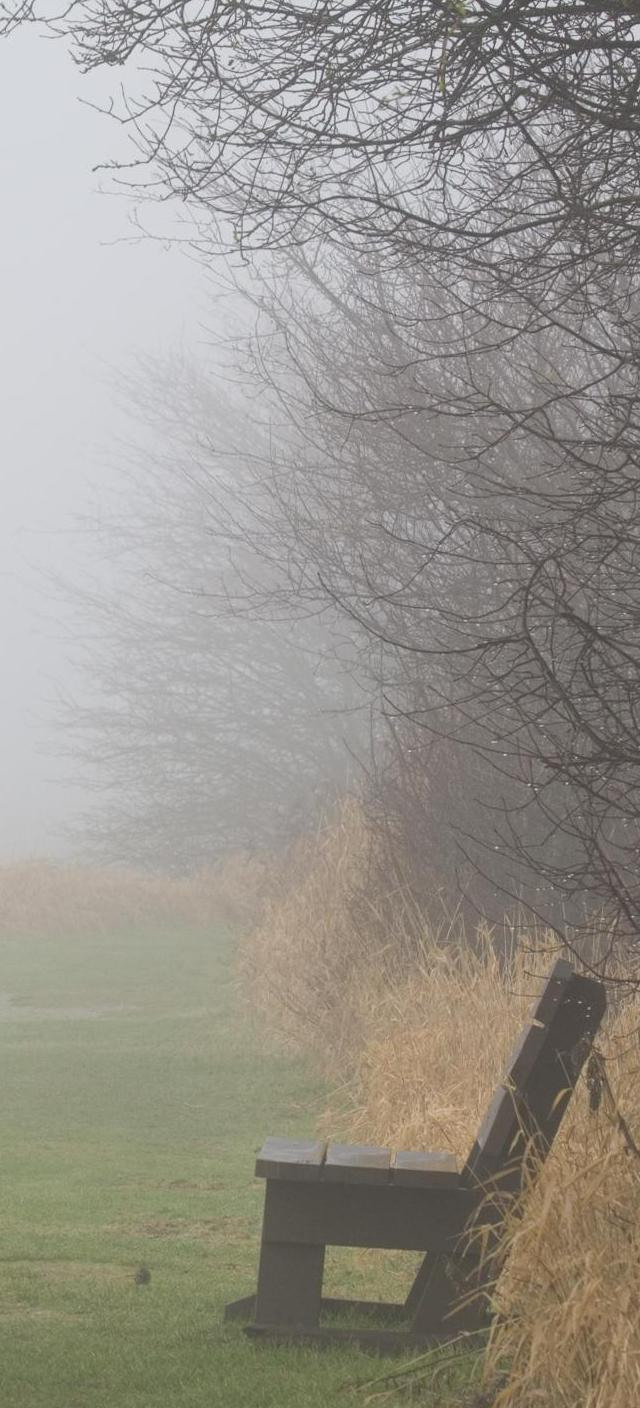
%> input picture 雾天图像/bench_original.jpg, 640 x 1408 px
$ octave Retinex.m   (GNU Octave 9; MATLAB toolbox functions it lacks are replaced by stand-ins)
%> lines starting %> are read from the running program, lines starting %| are printed output that depends on the picture
I = imread('C:\Users\14766\Desktop\雾天图像\bench_original.jpg');
%> I is the input picture: size 1408x640x3 uint8; mean R, G, B 151.5, 147.9, 140

R = I(:, :, 1);
[N1, M1] = size(R);
R0 = double(R);
Rlog = log(R0+1);
Rfft2 = fft2(R0);

sigma = 250;
F = fspecial('gaussian', [N1,M1], sigma);
Efft = fft2(double(F));

DR0 = Rfft2.* Efft;
DR = ifft2(DR0);

DRlog = log(DR +1);
Rr = Rlog - DRlog;
EXPRr = exp(Rr);
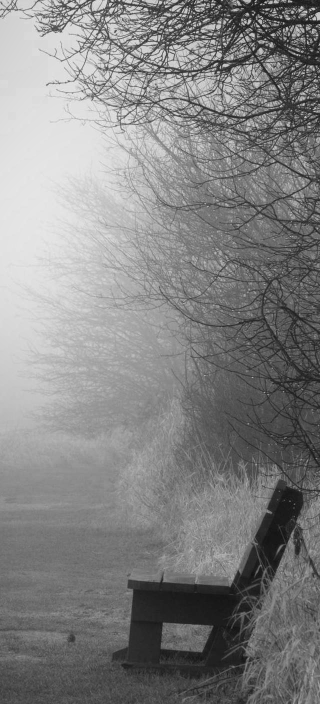
%> EXPRr: size 1408x640 double (shown at 1/2 size); min 0.348, max 1.62, mean 1.01; drawn with min black and max white
MIN = min(min(EXPRr));
%> MIN = 0.348
MAX = max(max(EXPRr));
%> MAX = 1.62
EXPRr = (EXPRr - MIN)/(MAX - MIN);
EXPRr = adapthisteq(EXPRr);

G = I(:, :, 2);

G0 = double(G);
Glog = log(G0+1);
Gfft2 = fft2(G0);

DG0 = Gfft2.* Efft;
DG = ifft2(DG0);

DGlog = log(DG +1);
Gg = Glog - DGlog;
EXPGg = exp(Gg);
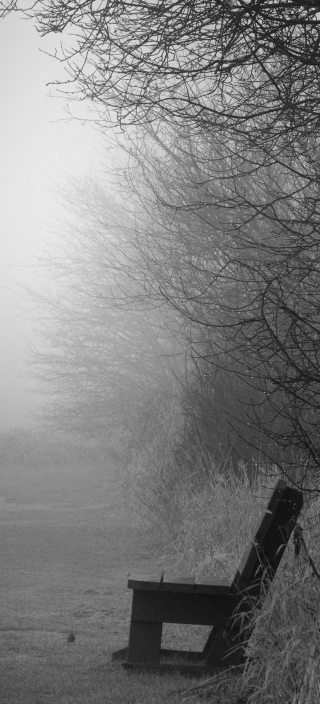
%> EXPGg: size 1408x640 double (shown at 1/2 size); min 0.35, max 1.69, mean 1.01; drawn with min black and max white
MIN = min(min(EXPGg));
%> MIN = 0.35
MAX = max(max(EXPGg));
%> MAX = 1.69
EXPGg = (EXPGg - MIN)/(MAX - MIN);
EXPGg = adapthisteq(EXPGg);

B = I(:, :, 3);

B0 = double(B);
Blog = log(B0+1);
Bfft2 = fft2(B0);

DB0 = Bfft2.* Efft;
DB = ifft2(DB0);

DBlog = log(DB+1);
Bb = Blog - DBlog;
EXPBb = exp(Bb);
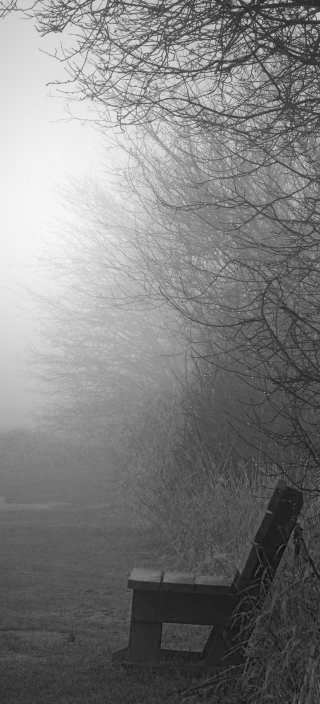
%> EXPBb: size 1408x640 double (shown at 1/2 size); min 0.221, max 1.87, mean 1.03; drawn with min black and max white
MIN = min(min(EXPBb));
%> MIN = 0.221
MAX = max(max(EXPBb));
%> MAX = 1.87
EXPBb = (EXPBb - MIN)/(MAX - MIN);
EXPBb = adapthisteq(EXPBb);

result = cat(3, EXPRr, EXPGg, EXPBb);
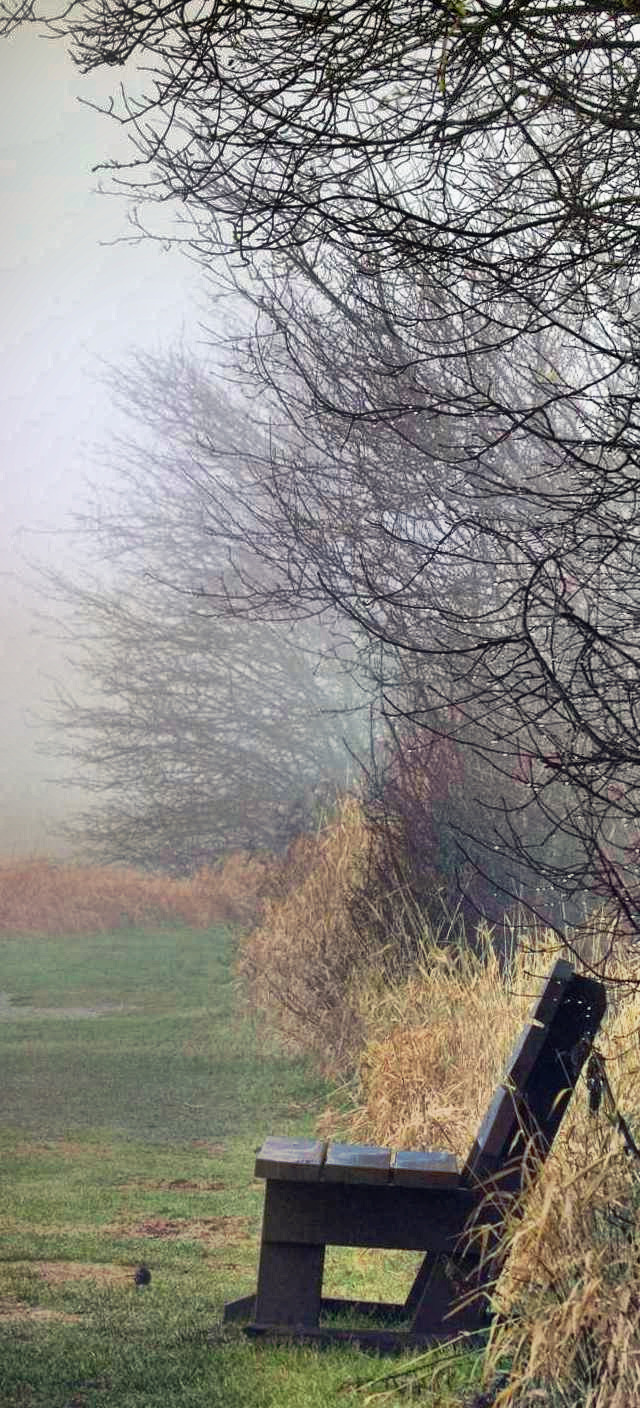
%> result: size 1408x640x3 double; mean R, G, B 0.534, 0.523, 0.5
subplot(121), imshow(I);
subplot(122), imshow(result);

$ run again, with 雾天图像/cones_original.jpg copied over 雾天图像/bench_original.jpg
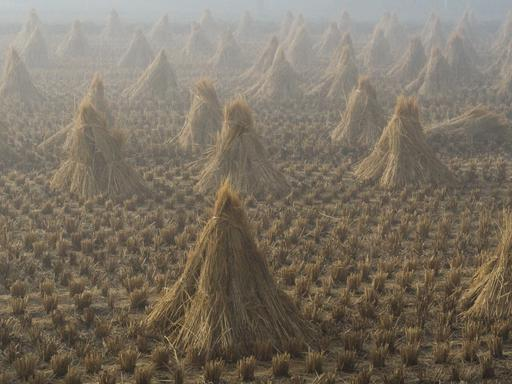
%> input picture 雾天图像/cones_original.jpg, 512 x 384 px
%> I is the input picture: size 384x512x3 uint8; mean R, G, B 122.9, 113.2, 98.8
%> `MIN = min(min(EXPRr));`: MIN = 0.208
%> `MAX = max(max(EXPRr));`: MAX = 1.85
%> `EXPGg = exp(Gg);`:
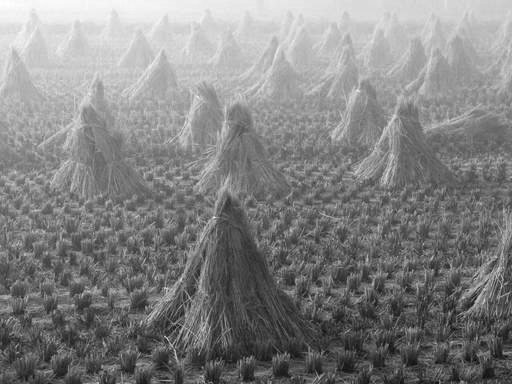
%> EXPGg: size 384x512 double; min 0.157, max 1.8, mean 1; drawn with min black and max white
%> `MIN = min(min(EXPGg));`: MIN = 0.157
%> `MAX = max(max(EXPGg));`: MAX = 1.8
%> `MIN = min(min(EXPBb));`: MIN = 0.00989
%> `MAX = max(max(EXPBb));`: MAX = 2.11
%> `result = cat(3, EXPRr, EXPGg, EXPBb);`:
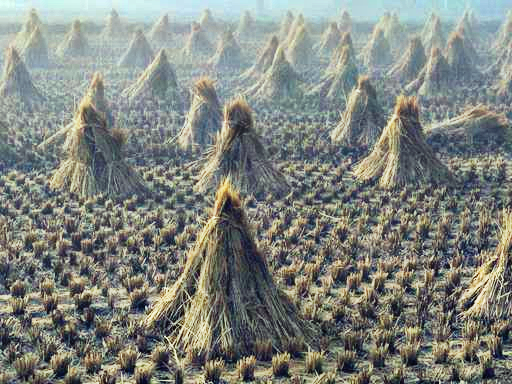
%> result: size 384x512x3 double; mean R, G, B 0.505, 0.523, 0.498

$ run again, with 雾天图像/dubai_original.jpg copied over 雾天图像/bench_original.jpg
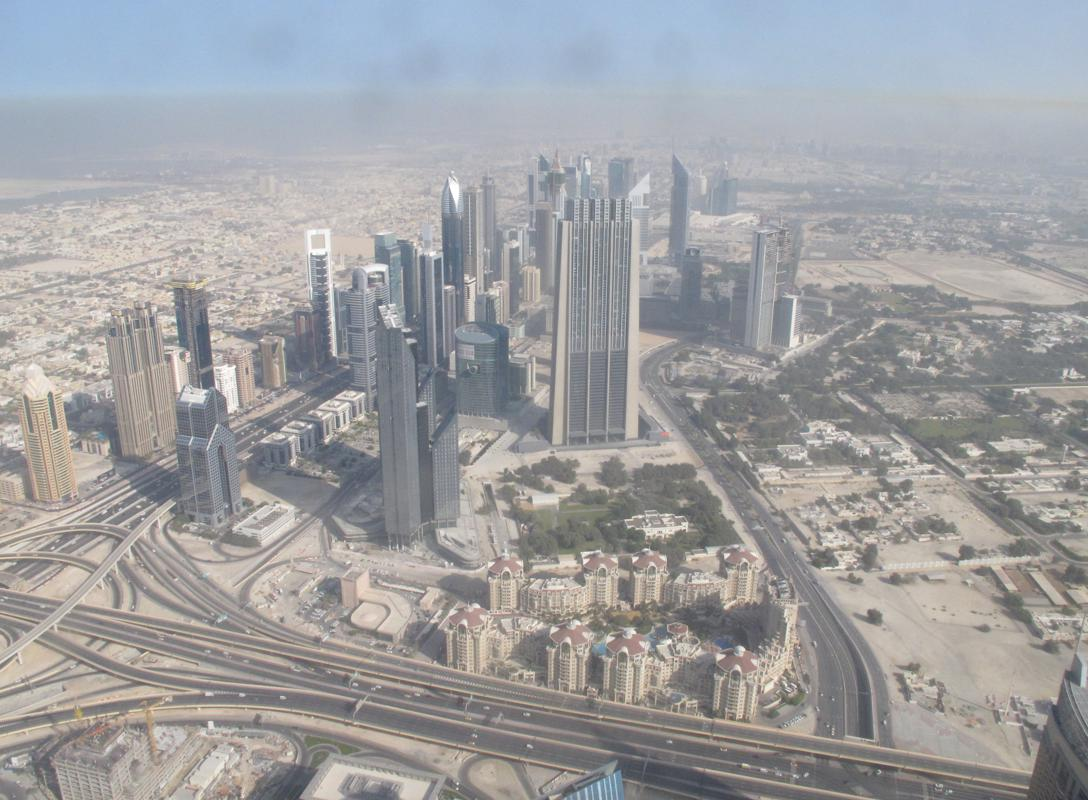
%> input picture 雾天图像/dubai_original.jpg, 1088 x 800 px
%> I is the input picture: size 800x1088x3 uint8; mean R, G, B 158.9, 159.3, 161.5
%> `MIN = min(min(EXPRr));`: MIN = 0.262
%> MAX = 1.63
%> `MIN = min(min(EXPGg));`: MIN = 0.282
%> `EXPBb = exp(Bb);`:
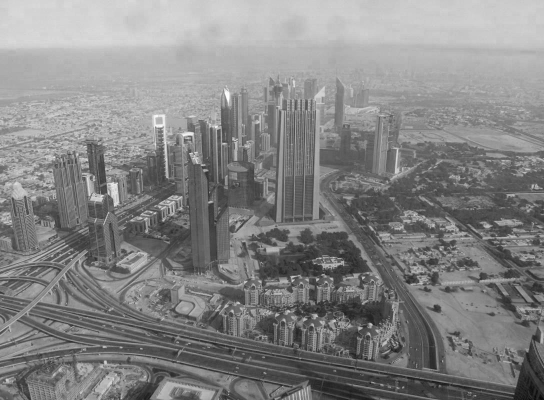
%> EXPBb: size 800x1088 double (shown at 1/2 size); min 0.323, max 1.63, mean 1; drawn with min black and max white
%> `MIN = min(min(EXPBb));`: MIN = 0.323
%> `result = cat(3, EXPRr, EXPGg, EXPBb);`:
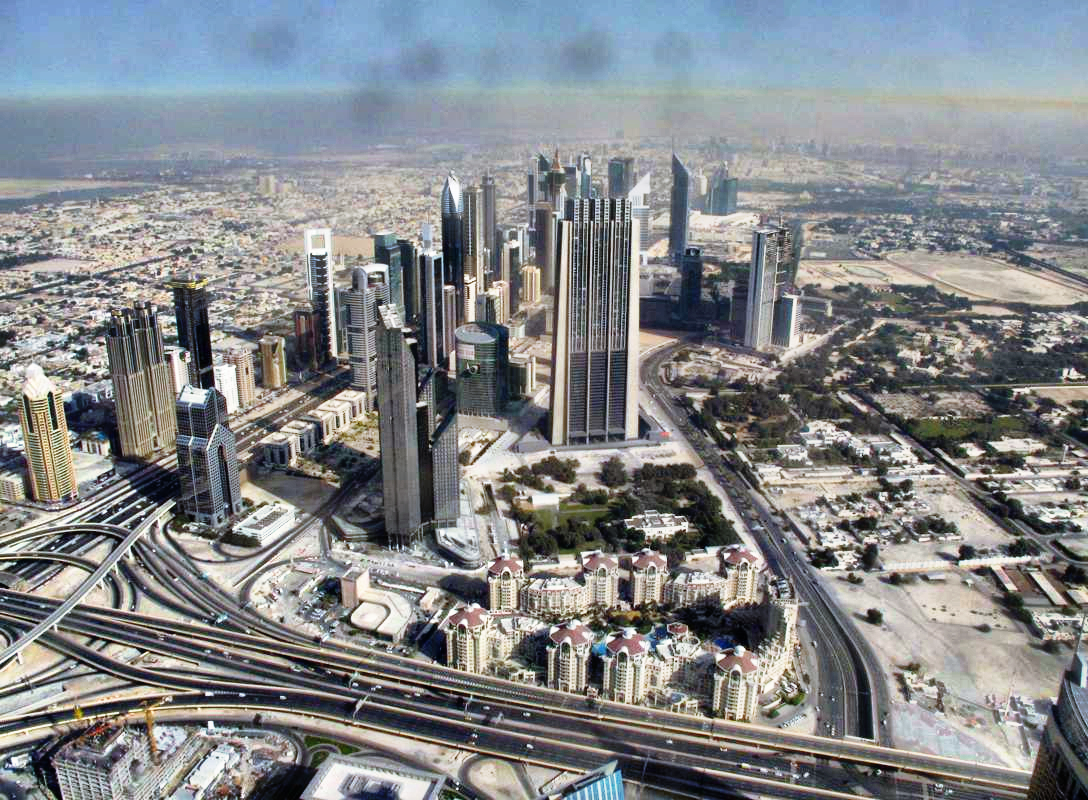
%> result: size 800x1088x3 double; mean R, G, B 0.518, 0.53, 0.542
